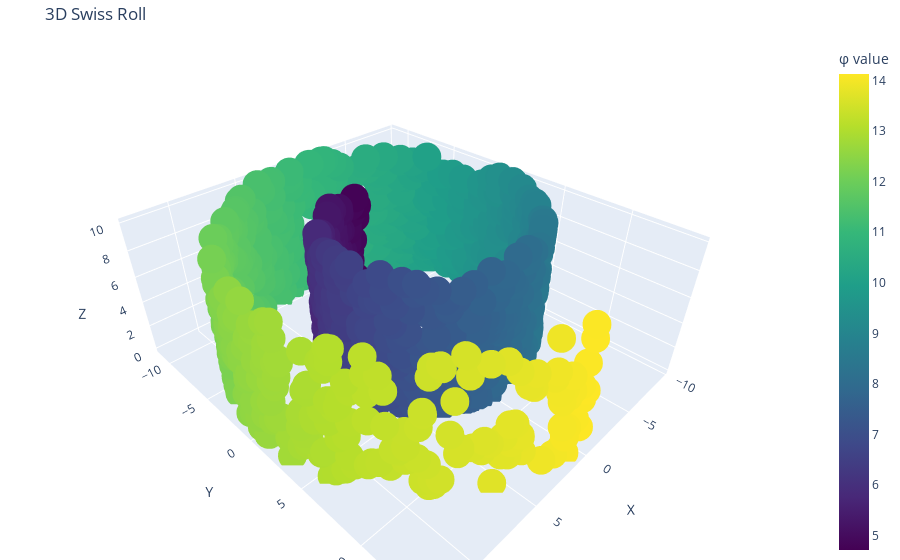

The cell this chart's notebook holds for it:
### Code cell
# 3d plot
fig = plt.figure(figsize=(8,6))
ax = fig.add_subplot(111, projection='3d')

# Scatter plot with color mapping
sc = ax.scatter3D(x, y, z, c=phi, cmap='viridis')
plt.colorbar(sc, ax=ax, label='φ Value')

# Labels
ax.set_xlabel('X')
ax.set_ylabel('Y')
ax.set_zlabel('Z')
ax.set_title('3D Swiss Roll')

plt.show()

import plotly.graph_objects as go

fig = go.Figure(data=[go.Scatter3d(
    x=x,
    y=y,
    z=z,
    mode='markers',
    marker=dict(
        size=10,
        color=phi,
        colorscale='Viridis',
        opacity=1,
        colorbar=dict(title="φ value")
    )
)])

fig.update_layout(
    scene=dict(
        xaxis=dict(title="X"),
        yaxis=dict(title="Y"),
        zaxis=dict(title="Z")
    ),
    title="3D Swiss Roll",
    margin=dict(l=0, r=0, b=0, t=40)
)
fig.show()

### Figure 1 — Plotly figure (JSON) as saved in the notebook; plotly's stock layout.template omitted (floating-point values rounded to 4 significant figures; data arrays with more than 128 entries replaced by an {"elided": "..."} marker saying what was removed)
{"data": [{"marker": {"color": {"elided": "1000 float values"}, "colorbar": {"title": {"text": "φ value"}}, "colorscale": [[0, "#440154"], [0.1111, "#482878"], [0.2222, "#3e4989"], [0.3333, "#31688e"], [0.4444, "#26828e"], [0.5556, "#1f9e89"], [0.6667, "#35b779"], [0.7778, "#6ece58"], [0.8889, "#b5de2b"], [1, "#fde725"]], "opacity": 1, "size": 10}, "mode": "markers", "type": "scatter3d", "x": {"elided": "1000 float values"}, "y": {"elided": "1000 float values"}, "z": {"elided": "1000 float values"}}], "layout": {"margin": {"b": 0, "l": 0, "r": 0, "t": 40}, "scene": {"xaxis": {"title": {"text": "X"}}, "yaxis": {"title": {"text": "Y"}}, "zaxis": {"title": {"text": "Z"}}}, "title": {"text": "3D Swiss Roll"}}}
